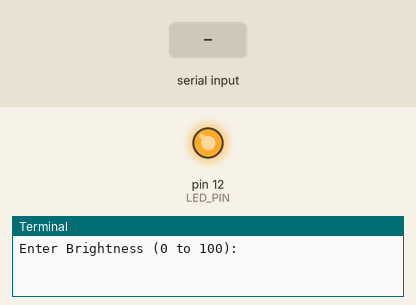
Recording of a program running on a simulated Raspberry Pi (header pin numbers). Shown: output pins drawn as LEDs (lit = HIGH), the last lines printed to the terminal. The test bench sets the inputs (shaded band).

Above: at 1.2 s.
1.3 s: "90" typed at the terminal
At 2.4 s:
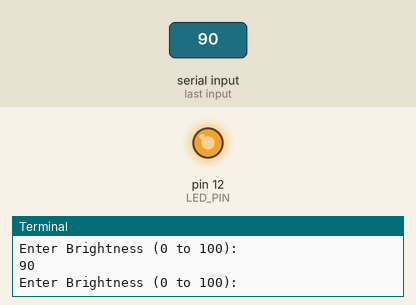
2.8 s: "0" typed at the terminal
At 3.5 s:
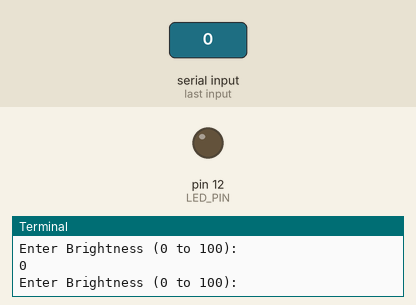
Timing chart, 0 to 5.8 s (numbered marks = the images above; inputs shaded):
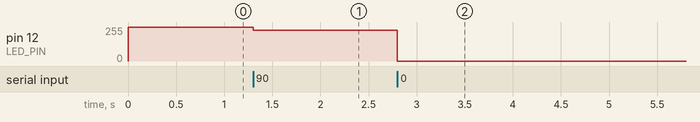

The program:

adjust_led_bright.py
```python
# (licence header left out)
import RPi.GPIO as GPIO
import time

GPIO.setmode(GPIO.BOARD)
LED_PIN = 12
GPIO.setup(LED_PIN, GPIO.OUT, initial=GPIO.LOW)

pwm_led = GPIO.PWM(LED_PIN, 500)
pwm_led.start(100)

try:
        while True:
                duty_s = raw_input("Enter Brightness (0 to 100):")
                duty = int(duty_s)

                if duty >= 0 and duty <=100 :
                        pwm_led.ChangeDutyCycle(duty)

except KeyboardInterrupt:
	print "Exception: KeyboardInterrupt"

finally:
	GPIO.cleanup()
```

Measured:
- after the input at 1.3 s, pin 12 (LED_PIN): 255/255 → 230/255 at once
- after the input at 2.8 s, pin 12 (LED_PIN): 230/255 → 0/255 at once
